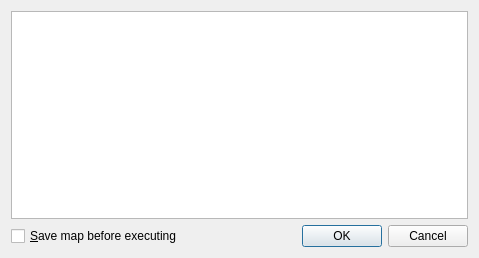
<?xml version="1.0" encoding="UTF-8"?>
<ui version="4.0">
 <class>CommandDialog</class>
 <widget class="QDialog" name="CommandDialog">
  <property name="geometry">
   <rect>
    <x>0</x>
    <y>0</y>
    <width>479</width>
    <height>258</height>
   </rect>
  </property>
  <property name="windowTitle">
   <string>Properties</string>
  </property>
  <layout class="QVBoxLayout" name="verticalLayout">
   <item>
    <widget class="CommandTreeView" name="treeView">
     <property name="dragDropMode">
      <enum>QAbstractItemView::DragDrop</enum>
     </property>
     <property name="alternatingRowColors">
      <bool>true</bool>
     </property>
     <property name="selectionMode">
      <enum>QAbstractItemView::ExtendedSelection</enum>
     </property>
     <property name="selectionBehavior">
      <enum>QAbstractItemView::SelectRows</enum>
     </property>
    </widget>
   </item>
   <item>
    <layout class="QHBoxLayout" name="horizontalLayout">
     <item>
      <widget class="QCheckBox" name="saveBox">
       <property name="text">
        <string>&amp;Save map before executing</string>
       </property>
      </widget>
     </item>
     <item>
      <widget class="QDialogButtonBox" name="buttonBox">
       <property name="orientation">
        <enum>Qt::Horizontal</enum>
       </property>
       <property name="standardButtons">
        <set>QDialogButtonBox::Cancel|QDialogButtonBox::Ok</set>
       </property>
      </widget>
     </item>
    </layout>
   </item>
  </layout>
 </widget>
 <customwidgets>
  <customwidget>
   <class>CommandTreeView</class>
   <extends>QTreeView</extends>
   <header>commanddialog.h</header>
  </customwidget>
 </customwidgets>
 <resources/>
 <connections>
  <connection>
   <sender>buttonBox</sender>
   <signal>accepted()</signal>
   <receiver>CommandDialog</receiver>
   <slot>accept()</slot>
   <hints>
    <hint type="sourcelabel">
     <x>248</x>
     <y>254</y>
    </hint>
    <hint type="destinationlabel">
     <x>157</x>
     <y>274</y>
    </hint>
   </hints>
  </connection>
  <connection>
   <sender>buttonBox</sender>
   <signal>rejected()</signal>
   <receiver>CommandDialog</receiver>
   <slot>reject()</slot>
   <hints>
    <hint type="sourcelabel">
     <x>316</x>
     <y>260</y>
    </hint>
    <hint type="destinationlabel">
     <x>286</x>
     <y>274</y>
    </hint>
   </hints>
  </connection>
 </connections>
</ui>
